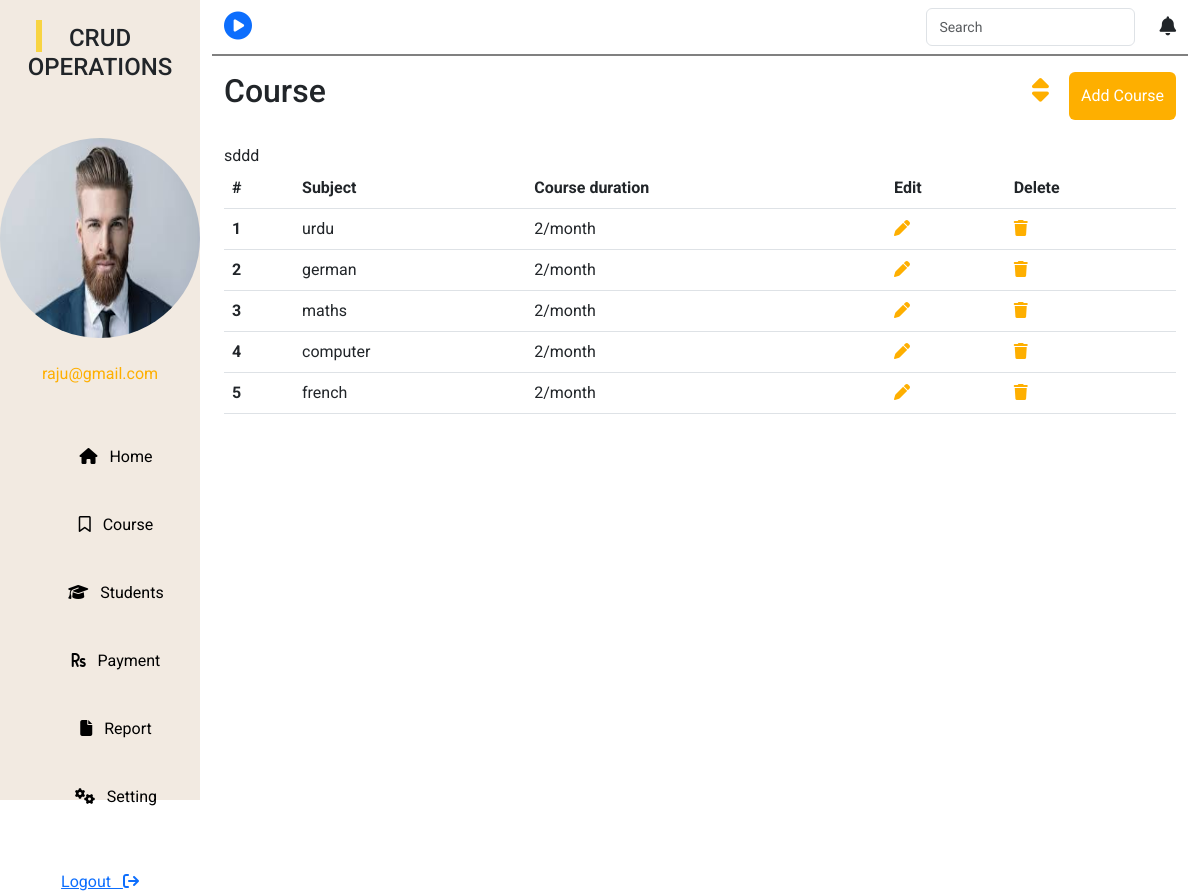
Page /course.php (signed in) on the committed database.
### tables this page shows
CREATE TABLE `userprofile` (
  `id` int(100) NOT NULL,
  `name` varchar(200) DEFAULT NULL,
  `dob` varchar(200) DEFAULT NULL,
  `phone` int(200) DEFAULT NULL,
  `email` varchar(200) DEFAULT NULL,
  `gender` varchar(200) DEFAULT NULL,
  `image` varchar(300) DEFAULT NULL
);

CREATE TABLE `course2` (
  `sno` int(200) NOT NULL,
  `Subject` varchar(200) DEFAULT NULL,
  `courseduration` varchar(300) DEFAULT NULL
);

### course.php (the view, shortened to what this page needs)
<?php include("header.php") ?>
<div class="col-lg-10 dashboard-main">
    <div class="nav-bar mb-3">
        <nav class="navbar navbar-light ">
            <div class="container-fluid">
                <a href="http://"><i class="fa fa-play-circle fs-3"></i></a>
                <form class="d-flex">
                    <input class="form-control me-2" type="search" placeholder="Search" aria-label="Search">
                    <span class="fa fa-bell mt-2 ps-3"></span>
                </form>
            </div>
        </nav>
    </div>
    <div class="container-fluid">
        <div class="row">
            <div>
                <h2 style="float:left;">Course</h2>
                <div>
                    <i class="fas fa-sort"></i>
                </div>
                <button type="button" class="btn btn-primary float-end" data-bs-toggle="modal" data-bs-target="#exampleModal2">
                    Add Course
                </button>
            </div>
                            <?php include 'courseinsert.php'; ?>
            <?php $fetch = "SELECT * FROM `course2`";
            $res = mysqli_query($conn, $fetch); ?>
            <div class="tabel-student mt-4">
                <table class="table">
                    <thead>
                        <tr>
                            <th scope="col">#</th>
                            <th scope="col">Subject</th>
                            <th scope="col">Course duration</th>
                            <th scope="col">Edit</th>
                            <th scope="col">Delete</th>
                        </tr>
                    </thead>
                    <tbody>
                        <tr>
                       <?php
                       $number=1;
                       while ($row = mysqli_fetch_assoc($res)) { ?>
                            <th scope="row"><?php echo $number ?></th>
                            <td><?php echo $row['Subject'] ?></td>
                            <td><?php echo $row['courseduration'] ?></td>
                            <td><a href="courseedit.php?id=<?php echo $row['sno']; ?>"><i class="fas fa-pen"></i></a></td>
                            <td><a href="coursedelete.php?id=<?php echo $row['sno']; ?>"><i class="fas fa-trash"></i></a></td>
                        </tr>
                        <?php
                    $number++;
                    }?>
                </table>
            </div>
    </div>
            <?php include("footer.php") ?>

### header.php (shortened to what this page needs)
<!DOCTYPE html>
<html lang="en">
<head>
    <link rel="stylesheet" href="https://cdnjs.cloudflare.com/ajax/libs/font-awesome/5.15.4/css/all.min.css" />
    <link rel="stylesheet" href="https://cdnjs.cloudflare.com/ajax/libs/font-awesome/6.4.0/css/all.min.css" />
    <link href="https://cdn.jsdelivr.net/npm/bootstrap@5.3.0-alpha3/dist/css/bootstrap.min.css" rel="stylesheet">
    <link rel="stylesheet" href="style.css">
</head>
<body>
    <div class="container-fluid">
        <div class="row">
            <div class="col-lg-2 side-left pt-4">
                <span class="line-dashboard"></span>
                <h4 class="text-center ">CRUD OPERATIONS</h4>
                <div class="user-img mt-4">
               <?php $db = mysqli_connect("localhost", "root", "", "child");
             $sql1="SELECT * FROM `userprofile`";
             $res=mysqli_query($db, $sql1);
             $row=mysqli_fetch_assoc($res);
               ?>
                    <h5 class="text-center mt-4"><img src="<?php echo "image/".$row['image']?>"></h5>
                    <p class="text-center mt-4" style="color:#FEAF00"><?php echo  $_SESSION['email']?></p>
                </div>
                <nav>
                    <div class="navbar">
                        <ul>
                            <li><a href="index.php"><span class="fa fa-home"></span>&nbsp;&nbsp;&nbsp;Home</a></li>
                            <li><a href="course.php"><span class="far fa-bookmark"></span>&nbsp;&nbsp;&nbsp;Course</a></li>
                            <li><a href="student.php"><span class="fa fa-graduation-cap"></span>&nbsp;&nbsp;&nbsp;Students</a></li>
                            <li><a href="payment.php"><span class="fa fa-rupee-sign"></span>&nbsp;&nbsp;&nbsp;Payment</a></li>
                            <li><a href="#"><span class="fas fa-file"></span>&nbsp;&nbsp;&nbsp;Report</a></li>
                            <li><a href="setting.php"><span class="fa fa-cogs"></span>&nbsp;&nbsp;&nbsp;Setting</a></li>
                        </ul>
                    </div>
                </nav>
                <a href="logout.php" class="text-start">Logout&nbsp;&nbsp;&nbsp;<i class="fa-solid fa-arrow-right-from-bracket"></i></a>
            </div>

### style.css (style rules this page uses)
* { margin: 0; padding: 0; box-sizing: border-box; font-family: 'Roboto', sans-serif; }
::placeholder { font-size: 14px; }
.side-left { display: flex; flex-direction: column; align-items: center; height: 100vh; background-color: #F2EAE1; padding: 12px; }
.line-dashboard { position: absolute; width: 32px; height: 0px; left: 23px; top: 33px; border: 3px solid #F8D442; transform: rotate(90deg); }
.user-img img { border-radius: 50%; height: 200px; width: 200px; }
.nav-bar { border-bottom: 2px solid grey; }
nav ul li { text-align: center; border-radius: 4px; padding-top: 7px; height: 40px; width: 170px; margin: 28px; list-style: none; }
nav ul li a { color: black; text-decoration: none; }
.nav-bar .fa { font-size: 19px; }
.fa-sort { position: absolute; left: 85.99%; top: 8.45%; font-size: 27px; color: #FEAF00; }
.fa-sort, .fa-trash, .fa-pen { color: #FEAF00; }
.btn-primary { background-color: #FEAF00 !important; border: none; padding: 12px; }

### rows in the picture
userprofile: image (picture)
course2: Subject "urdu", courseduration "2/month"
course2: Subject "german", courseduration "2/month"
course2: Subject "maths", courseduration "2/month"
course2: Subject "computer", courseduration "2/month"
course2: Subject "french", courseduration "2/month"

### other values in the picture
$_SESSION['email'] "raju@gmail.com"
